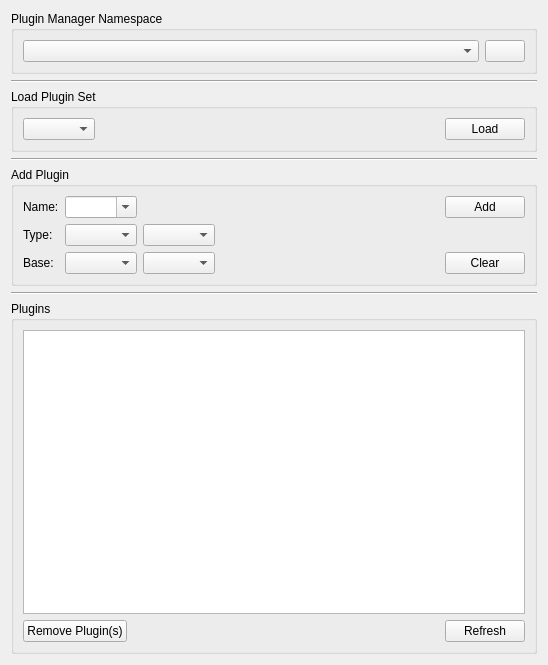
<?xml version="1.0" encoding="UTF-8"?>
<ui version="4.0">
 <class>PluginManager</class>
 <widget class="QWidget" name="PluginManager">
  <property name="enabled">
   <bool>true</bool>
  </property>
  <property name="geometry">
   <rect>
    <x>0</x>
    <y>0</y>
    <width>548</width>
    <height>665</height>
   </rect>
  </property>
  <property name="sizePolicy">
   <sizepolicy hsizetype="MinimumExpanding" vsizetype="MinimumExpanding">
    <horstretch>0</horstretch>
    <verstretch>0</verstretch>
   </sizepolicy>
  </property>
  <property name="windowTitle">
   <string>Plugin Manager</string>
  </property>
  <layout class="QVBoxLayout" name="verticalLayout_8" stretch="0,0,0,0,0,0,0">
   <item>
    <widget class="QGroupBox" name="groupBox_3">
     <property name="title">
      <string>Plugin Manager Namespace</string>
     </property>
     <layout class="QHBoxLayout" name="horizontalLayout_3">
      <item>
       <widget class="QComboBox" name="namespaceComboBox"/>
      </item>
      <item>
       <widget class="QPushButton" name="searchNamespacePushButton">
        <property name="sizePolicy">
         <sizepolicy hsizetype="Fixed" vsizetype="Fixed">
          <horstretch>0</horstretch>
          <verstretch>0</verstretch>
         </sizepolicy>
        </property>
        <property name="text">
         <string/>
        </property>
        <property name="icon">
         <iconset theme="view-refresh">
          <normaloff/>
         </iconset>
        </property>
        <property name="iconSize">
         <size>
          <width>16</width>
          <height>16</height>
         </size>
        </property>
       </widget>
      </item>
     </layout>
    </widget>
   </item>
   <item>
    <widget class="Line" name="line_3">
     <property name="orientation">
      <enum>Qt::Horizontal</enum>
     </property>
    </widget>
   </item>
   <item>
    <widget class="QGroupBox" name="groupBox_4">
     <property name="title">
      <string>Load Plugin Set</string>
     </property>
     <layout class="QHBoxLayout" name="horizontalLayout_4">
      <item>
       <widget class="QComboBox" name="loadPluginSetComboBox"/>
      </item>
      <item>
       <spacer name="horizontalSpacer_5">
        <property name="orientation">
         <enum>Qt::Horizontal</enum>
        </property>
        <property name="sizeHint" stdset="0">
         <size>
          <width>40</width>
          <height>20</height>
         </size>
        </property>
       </spacer>
      </item>
      <item>
       <widget class="QPushButton" name="loadPluginSetPushButton">
        <property name="text">
         <string>Load</string>
        </property>
       </widget>
      </item>
     </layout>
    </widget>
   </item>
   <item>
    <widget class="Line" name="line_2">
     <property name="orientation">
      <enum>Qt::Horizontal</enum>
     </property>
    </widget>
   </item>
   <item>
    <widget class="QGroupBox" name="groupBox">
     <property name="title">
      <string>Add Plugin</string>
     </property>
     <layout class="QGridLayout" name="gridLayout_2">
      <item row="4" column="3">
       <spacer name="horizontalSpacer_4">
        <property name="orientation">
         <enum>Qt::Horizontal</enum>
        </property>
        <property name="sizeHint" stdset="0">
         <size>
          <width>40</width>
          <height>20</height>
         </size>
        </property>
       </spacer>
      </item>
      <item row="1" column="0">
       <widget class="QLabel" name="nameLabel">
        <property name="text">
         <string>Name:</string>
        </property>
       </widget>
      </item>
      <item row="5" column="0">
       <widget class="QLabel" name="baseLabel">
        <property name="text">
         <string>Base:</string>
        </property>
       </widget>
      </item>
      <item row="4" column="2">
       <widget class="QComboBox" name="pluginTypePackageComboBox">
        <property name="editable">
         <bool>false</bool>
        </property>
       </widget>
      </item>
      <item row="4" column="1">
       <widget class="QComboBox" name="pluginTypeClassComboBox">
        <property name="editable">
         <bool>false</bool>
        </property>
       </widget>
      </item>
      <item row="1" column="1">
       <widget class="QComboBox" name="pluginNameComboBox">
        <property name="editable">
         <bool>true</bool>
        </property>
       </widget>
      </item>
      <item row="4" column="0">
       <widget class="QLabel" name="typeLabel">
        <property name="text">
         <string>Type:</string>
        </property>
       </widget>
      </item>
      <item row="5" column="1">
       <widget class="QComboBox" name="pluginBaseClassComboBox">
        <property name="editable">
         <bool>false</bool>
        </property>
       </widget>
      </item>
      <item row="5" column="2">
       <widget class="QComboBox" name="pluginBasePackageComboBox">
        <property name="editable">
         <bool>false</bool>
        </property>
       </widget>
      </item>
      <item row="5" column="3">
       <spacer name="horizontalSpacer_2">
        <property name="orientation">
         <enum>Qt::Horizontal</enum>
        </property>
        <property name="sizeHint" stdset="0">
         <size>
          <width>40</width>
          <height>20</height>
         </size>
        </property>
       </spacer>
      </item>
      <item row="1" column="3">
       <spacer name="horizontalSpacer_3">
        <property name="orientation">
         <enum>Qt::Horizontal</enum>
        </property>
        <property name="sizeHint" stdset="0">
         <size>
          <width>40</width>
          <height>20</height>
         </size>
        </property>
       </spacer>
      </item>
      <item row="1" column="4">
       <widget class="QPushButton" name="addPluginPushButton">
        <property name="text">
         <string>Add</string>
        </property>
       </widget>
      </item>
      <item row="5" column="4">
       <widget class="QPushButton" name="clearAddPluginSelectionPushButton">
        <property name="text">
         <string>Clear</string>
        </property>
       </widget>
      </item>
     </layout>
    </widget>
   </item>
   <item>
    <widget class="Line" name="line">
     <property name="orientation">
      <enum>Qt::Horizontal</enum>
     </property>
    </widget>
   </item>
   <item>
    <widget class="QGroupBox" name="groupBox_2">
     <property name="title">
      <string>Plugins</string>
     </property>
     <layout class="QVBoxLayout" name="verticalLayout">
      <item>
       <widget class="QTreeView" name="plugin_tree_view"/>
      </item>
      <item>
       <layout class="QHBoxLayout" name="horizontalLayout_2">
        <item>
         <widget class="QPushButton" name="removePluginsPushButton">
          <property name="text">
           <string>Remove Plugin(s)</string>
          </property>
         </widget>
        </item>
        <item>
         <spacer name="horizontalSpacer">
          <property name="orientation">
           <enum>Qt::Horizontal</enum>
          </property>
          <property name="sizeHint" stdset="0">
           <size>
            <width>40</width>
            <height>20</height>
           </size>
          </property>
         </spacer>
        </item>
        <item>
         <widget class="QPushButton" name="refreshPluginStatesPushButton">
          <property name="text">
           <string>Refresh</string>
          </property>
          <property name="icon">
           <iconset theme="view-refresh">
            <normaloff/>
           </iconset>
          </property>
         </widget>
        </item>
       </layout>
      </item>
     </layout>
    </widget>
   </item>
  </layout>
 </widget>
 <resources/>
 <connections/>
</ui>
